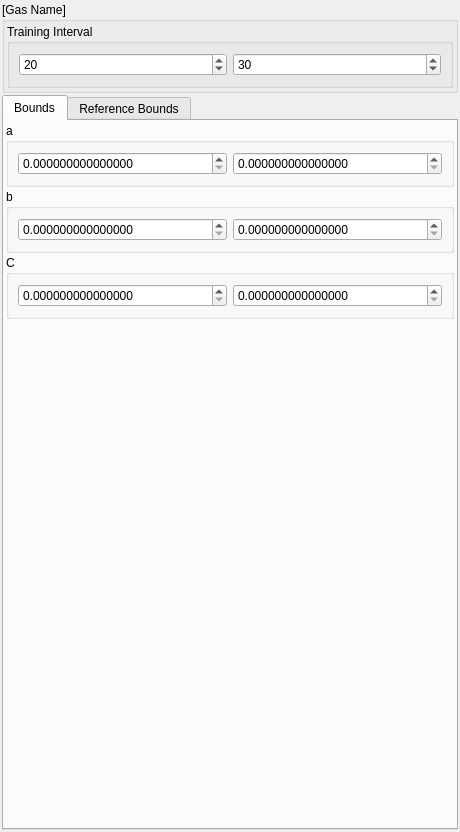
<?xml version="1.0" encoding="UTF-8"?>
<ui version="4.0">
 <class>CaloDetailsGasSettingsWidget</class>
 <widget class="QWidget" name="CaloDetailsGasSettingsWidget">
  <property name="geometry">
   <rect>
    <x>0</x>
    <y>0</y>
    <width>460</width>
    <height>832</height>
   </rect>
  </property>
  <property name="windowTitle">
   <string>Form</string>
  </property>
  <layout class="QVBoxLayout" name="verticalLayout">
   <property name="spacing">
    <number>2</number>
   </property>
   <property name="leftMargin">
    <number>2</number>
   </property>
   <property name="topMargin">
    <number>2</number>
   </property>
   <property name="rightMargin">
    <number>2</number>
   </property>
   <property name="bottomMargin">
    <number>2</number>
   </property>
   <item>
    <widget class="QGroupBox" name="titleGroupBox">
     <property name="title">
      <string>[Gas Name]</string>
     </property>
     <layout class="QVBoxLayout" name="verticalLayout_2">
      <property name="spacing">
       <number>2</number>
      </property>
      <property name="leftMargin">
       <number>2</number>
      </property>
      <property name="topMargin">
       <number>2</number>
      </property>
      <property name="rightMargin">
       <number>2</number>
      </property>
      <property name="bottomMargin">
       <number>2</number>
      </property>
      <item>
       <widget class="QGroupBox" name="trainingIntervalGroupBox">
        <property name="title">
         <string>Training Interval</string>
        </property>
        <layout class="QHBoxLayout" name="horizontalLayout">
         <item>
          <widget class="QSpinBox" name="spinBoxStartOffset">
           <property name="value">
            <number>20</number>
           </property>
          </widget>
         </item>
         <item>
          <widget class="QSpinBox" name="spinBoxEndOffset">
           <property name="value">
            <number>30</number>
           </property>
          </widget>
         </item>
        </layout>
       </widget>
      </item>
     </layout>
    </widget>
   </item>
   <item>
    <widget class="QTabWidget" name="tabWidget">
     <property name="currentIndex">
      <number>0</number>
     </property>
     <widget class="QWidget" name="tabBounds">
      <attribute name="title">
       <string>Bounds</string>
      </attribute>
      <layout class="QVBoxLayout" name="verticalLayout_3">
       <property name="spacing">
        <number>2</number>
       </property>
       <property name="leftMargin">
        <number>2</number>
       </property>
       <property name="topMargin">
        <number>2</number>
       </property>
       <property name="rightMargin">
        <number>2</number>
       </property>
       <property name="bottomMargin">
        <number>2</number>
       </property>
       <item>
        <widget class="QGroupBox" name="groupBoxA">
         <property name="title">
          <string>a</string>
         </property>
         <layout class="QHBoxLayout" name="horizontalLayout_2">
          <item>
           <widget class="QDoubleSpinBox" name="doubleSpinBoxMinA">
            <property name="decimals">
             <number>15</number>
            </property>
           </widget>
          </item>
          <item>
           <widget class="QDoubleSpinBox" name="doubleSpinBoxMaxA">
            <property name="decimals">
             <number>15</number>
            </property>
           </widget>
          </item>
         </layout>
        </widget>
       </item>
       <item>
        <widget class="QGroupBox" name="groupBoxB">
         <property name="title">
          <string>b</string>
         </property>
         <layout class="QHBoxLayout" name="horizontalLayout_3">
          <item>
           <widget class="QDoubleSpinBox" name="doubleSpinBoxMinB">
            <property name="decimals">
             <number>15</number>
            </property>
           </widget>
          </item>
          <item>
           <widget class="QDoubleSpinBox" name="doubleSpinBoxMaxB">
            <property name="decimals">
             <number>15</number>
            </property>
           </widget>
          </item>
         </layout>
        </widget>
       </item>
       <item>
        <widget class="QGroupBox" name="groupBoxC">
         <property name="title">
          <string>C</string>
         </property>
         <layout class="QHBoxLayout" name="horizontalLayout_4">
          <item>
           <widget class="QDoubleSpinBox" name="doubleSpinBoxMinC">
            <property name="decimals">
             <number>15</number>
            </property>
           </widget>
          </item>
          <item>
           <widget class="QDoubleSpinBox" name="doubleSpinBoxMaxC">
            <property name="decimals">
             <number>15</number>
            </property>
           </widget>
          </item>
         </layout>
        </widget>
       </item>
       <item>
        <spacer name="verticalSpacer">
         <property name="orientation">
          <enum>Qt::Vertical</enum>
         </property>
         <property name="sizeHint" stdset="0">
          <size>
           <width>20</width>
           <height>40</height>
          </size>
         </property>
        </spacer>
       </item>
      </layout>
     </widget>
     <widget class="QWidget" name="tabRefBounds">
      <attribute name="title">
       <string>Reference Bounds</string>
      </attribute>
      <layout class="QVBoxLayout" name="verticalLayout_4">
       <property name="spacing">
        <number>2</number>
       </property>
       <property name="leftMargin">
        <number>2</number>
       </property>
       <property name="topMargin">
        <number>2</number>
       </property>
       <property name="rightMargin">
        <number>2</number>
       </property>
       <property name="bottomMargin">
        <number>2</number>
       </property>
       <item>
        <widget class="QGroupBox" name="groupBoxRefA">
         <property name="title">
          <string>a</string>
         </property>
         <layout class="QHBoxLayout" name="horizontalLayout_7">
          <item>
           <widget class="QDoubleSpinBox" name="doubleSpinBoxRefMinA">
            <property name="decimals">
             <number>15</number>
            </property>
           </widget>
          </item>
          <item>
           <widget class="QDoubleSpinBox" name="doubleSpinBoxRefMaxA">
            <property name="decimals">
             <number>15</number>
            </property>
           </widget>
          </item>
         </layout>
        </widget>
       </item>
       <item>
        <widget class="QGroupBox" name="groupBoxRefB">
         <property name="title">
          <string>b</string>
         </property>
         <layout class="QHBoxLayout" name="horizontalLayout_5">
          <item>
           <widget class="QDoubleSpinBox" name="doubleSpinBoxRefMinB">
            <property name="decimals">
             <number>15</number>
            </property>
           </widget>
          </item>
          <item>
           <widget class="QDoubleSpinBox" name="doubleSpinBoxRefMaxB">
            <property name="decimals">
             <number>15</number>
            </property>
           </widget>
          </item>
         </layout>
        </widget>
       </item>
       <item>
        <widget class="QGroupBox" name="groupBoxRefC">
         <property name="title">
          <string>C</string>
         </property>
         <layout class="QHBoxLayout" name="horizontalLayout_6">
          <item>
           <widget class="QDoubleSpinBox" name="doubleSpinBoxRefMinC">
            <property name="decimals">
             <number>15</number>
            </property>
           </widget>
          </item>
          <item>
           <widget class="QDoubleSpinBox" name="doubleSpinBoxRefMaxC">
            <property name="decimals">
             <number>15</number>
            </property>
           </widget>
          </item>
         </layout>
        </widget>
       </item>
       <item>
        <spacer name="verticalSpacer_2">
         <property name="orientation">
          <enum>Qt::Vertical</enum>
         </property>
         <property name="sizeHint" stdset="0">
          <size>
           <width>20</width>
           <height>40</height>
          </size>
         </property>
        </spacer>
       </item>
      </layout>
     </widget>
    </widget>
   </item>
  </layout>
 </widget>
 <resources/>
 <connections/>
</ui>
